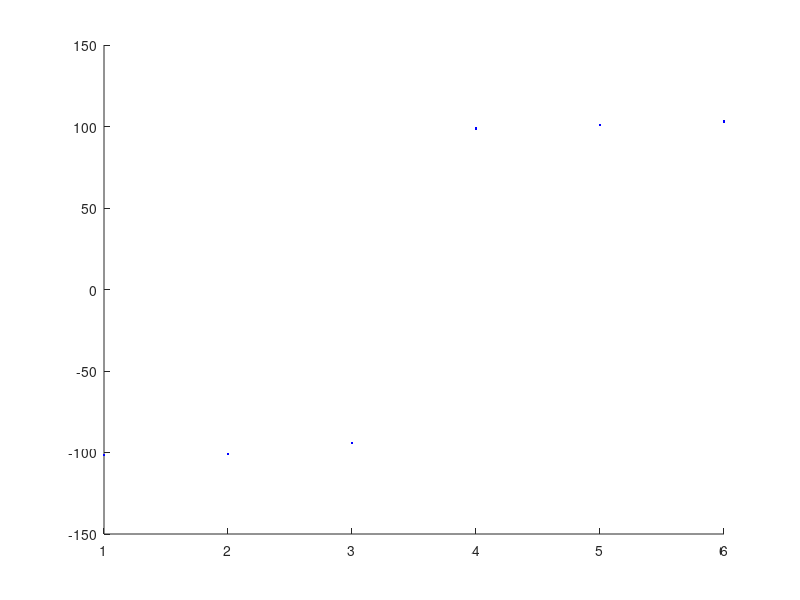
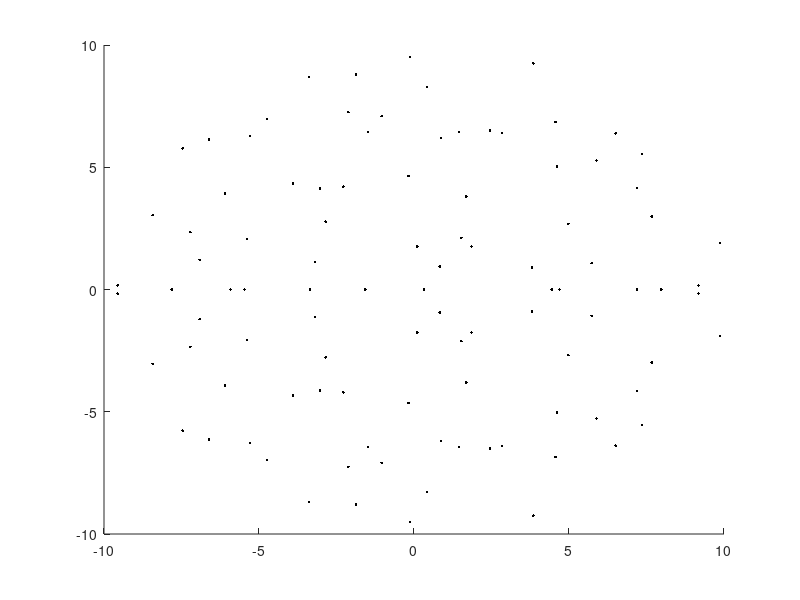
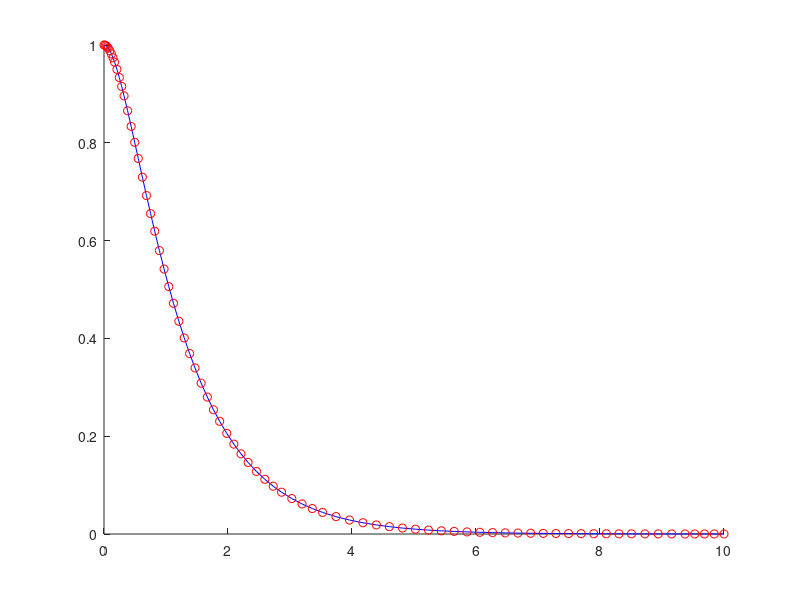
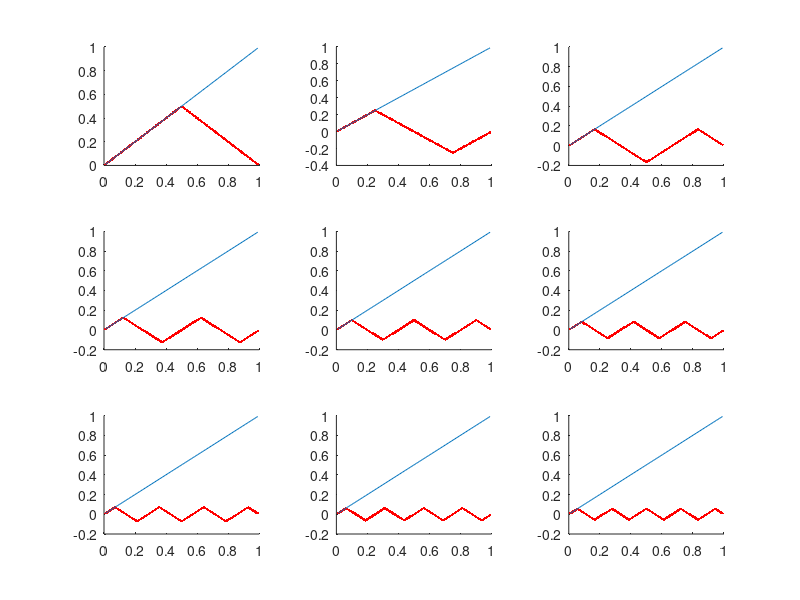

Write MATLAB code to recreate these figures, in order.
%% Investigation of Symmetric Matrices

n = 100;
m = 100;

% Lower Triangular Matrix with Ones
% for j = 1:n;
%     for k = 1:j;
%         A(j,k) = 1;
%     end
% end
% 
% for l = 1:n;
%     for m = 1:l;
%         B(l,m) = n-l+m;
%         B(m,l) = B(l,m);
%     end
%     B(l,l) = n;
% end

A = toeplitz([1 -2 1 100 0 0]);
[V,D] = eig(A);

B = randn(m,n);
[v,d] = eig(B);


figure
hold on
plot(diag(D),'b.');

figure 
hold on
plot(diag(d),'k.');

%% Matrix vector ODE

t = linspace(0,10,1000);
A = toeplitz([-2 1]);
dxdt = @(t,x) [x(2); -4*x(2) - 3*x(1)];
x0 = [1;0];
[t,x] = ode45(dxdt,[0 10],x0);
x1 = -.5*exp(-3.*t) + 1.5*exp(-t);

figure
hold on
plot(t,x(:,1),'b-');
plot(t,x1,'ro');

%% solving the Heat equation

N = 1000;
L = 10;
h = L/(N+1);
x = (1:N)*h;
A = toeplitz([-2 1 zeros(1,N-2)]);
A(1,1) = -1;
A(N,N) = -1;

[V,D] = eig(A);
lambda = diag(D)/(h^2);
f = @humps;
u0 = f(x)';
t = 0.0001;
C = V\u0;
u = V*(exp(lambda*t).*C);
tt = linspace(0,1,N);

figure
hold on
p = plot(x,u0,'b-');
plot(x,u,'r-');


for t = tt
    u = V*(exp(lambda*t).*C);
    if ishandle(p)
        set(p,'ydata',u);
        title(sprintf('t=%1.4f',t),'FontSize',20);
        pause(0.0005);
    end
end

%% TST Eigenvalue & Eigenvector derivation

N = 100;
L = 1;

h = L/(N+1);
x = (1:N)*h;

A = toeplitz([2 -1 zeros(1,N-2)]);
[V,D] = eig(A);

[lambda,l] = sort(abs(diag(D)));
V = V(:,l);

% for k = 1:9
%     subplot(3,3,k);
%     hold on
%     plot(x,sign(V(1,k)).*V(:,k)/abs(max(V(:,k))),'r.');
%     plot(x,sin(k*x));
% end

for k = 1:9
    subplot(3,3,k);
    hold on
    plot(x,(1/(pi*k))*asin(sign(V(1,k)).*V(:,k)*sqrt((N+1)/2)),'r.');
    %plot(x,sqrt(2/(N + 1))*sin(x*k*pi));
    plot(x,x);
end